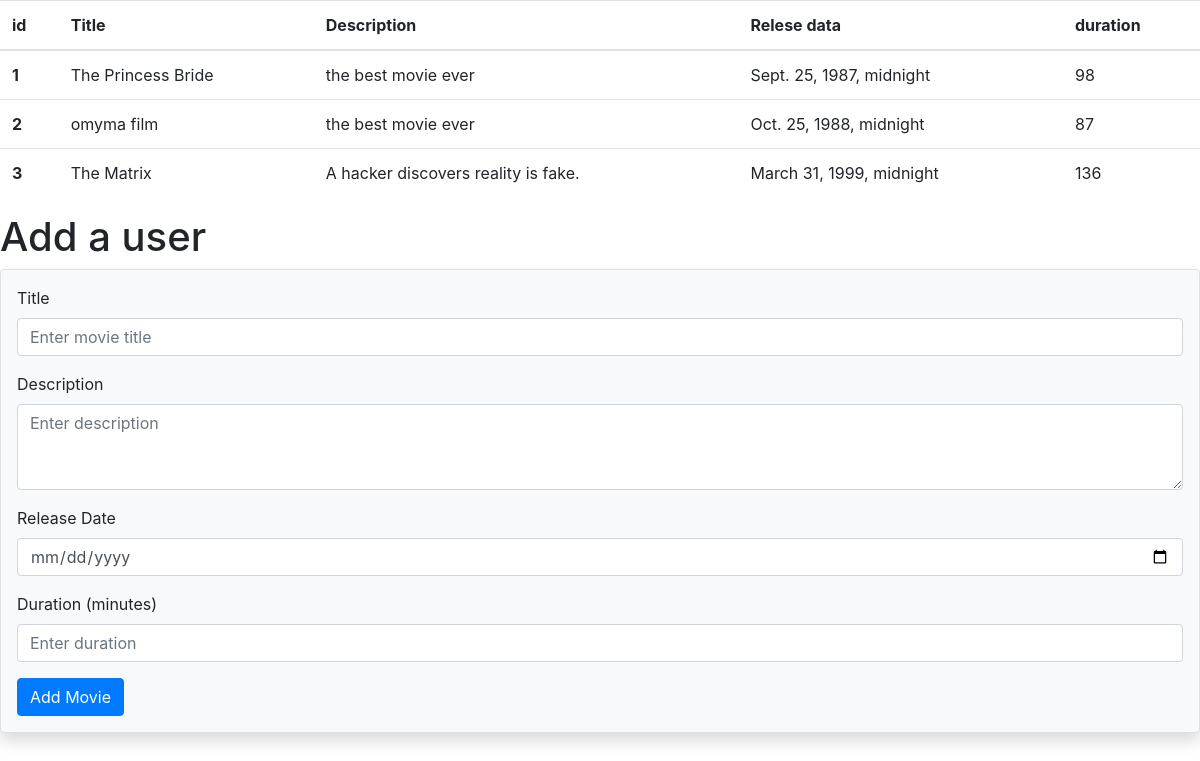
The page / on the database its author committed.
### movies_app/models.py (models this page shows)
class Movies(models.Model):
    title=models.CharField(max_length=45)
    description=models.TextField()
    relese_data=models.DateTimeField()
    duration=models.IntegerField()
    director=models.ForeignKey(Director,related_name="movies",on_delete=models.CASCADE)
    created_at=models.DateTimeField(auto_now_add=True)
    updated_at=models.DateTimeField(auto_now=True)

### movies_app/views.py (the view)
# urls.py: path('',views.index),
def index(request):
    context={
        "all_the_movies":Movies.objects.all()
    }
    return render(request,"index.html",context)

### movies_app/templates/index.html (shortened to what this page needs)
<!DOCTYPE html>
<html lang="en">
<head>
    <link rel="stylesheet" href="https://cdn.jsdelivr.net/npm/bootstrap@4.3.1/dist/css/bootstrap.min.css">
</head>
<body>
    <table class="table">
  <thead>
    <tr>
      <th scope="col">id</th>
      <th scope="col">Title</th>
      <th scope="col">Description</th>
      <th scope="col">Relese data</th>
      <th scope="col">duration</th>
    </tr>
  </thead>
  <tbody>
      {% for movie in all_the_movies %}
      <tr>
      <th scope="row">{{ movie.id }}</th>
      <td>{{ movie.title }}</td>
      <td>{{ movie.description }}</td>
      <td>{{ movie.relese_data }}</td>
      <td>{{ movie.duration }}</td>
      </tr>
      {% endfor %}
  </tbody>
</table>
<h1> Add a user</h1>
<form method="POST" class="p-3 border rounded shadow bg-light" action="add_user">
  <div class="mb-3">
    <label for="title" class="form-label">Title</label>
    <input type="text" class="form-control" id="title" name="title" placeholder="Enter movie title">
  </div>
  <div class="mb-3">
    <label for="description" class="form-label">Description</label>
    <textarea class="form-control" id="description" name="description" rows="3" placeholder="Enter description"></textarea>
  </div>
  <div class="mb-3">
    <label for="relese_data" class="form-label">Release Date</label>
    <input type="date" class="form-control" id="relese_data" name="relese_data">
  </div>
  <div class="mb-3">
    <label for="duration" class="form-label">Duration (minutes)</label>
    <input type="number" class="form-control" id="duration" name="duration" placeholder="Enter duration">
  </div>
  <button type="submit" class="btn btn-primary">Add Movie</button>
</form>
</body>
</html>

### rows shown on the page
Movies: id "1", title "The Princess Bride", description "the best movie ever", relese_data "Sept. 25, 1987, midnight", duration "98"
Movies: id "2", title "omyma film", description "the best movie ever", relese_data "Oct. 25, 1988, midnight", duration "87"
Movies: id "3", title "The Matrix", description "A hacker discovers reality is fake.", relese_data "March 31, 1999, midnight", duration "136"
